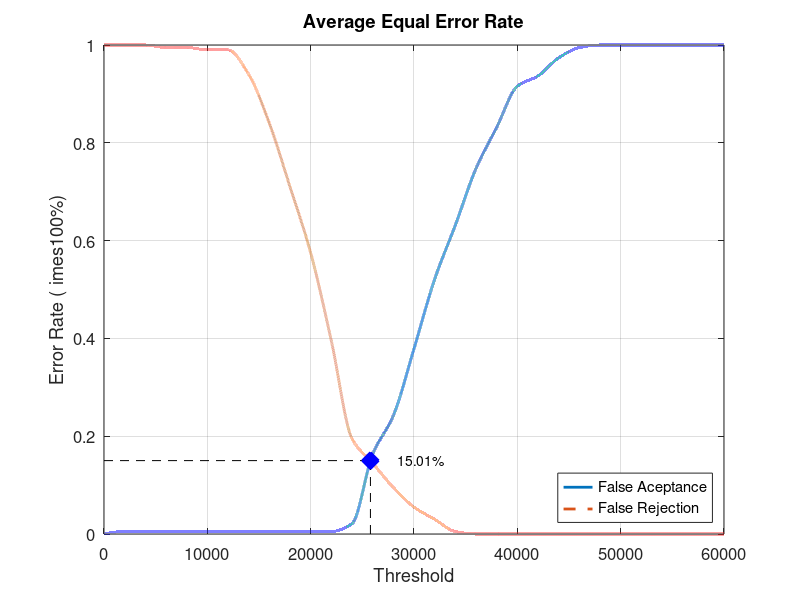
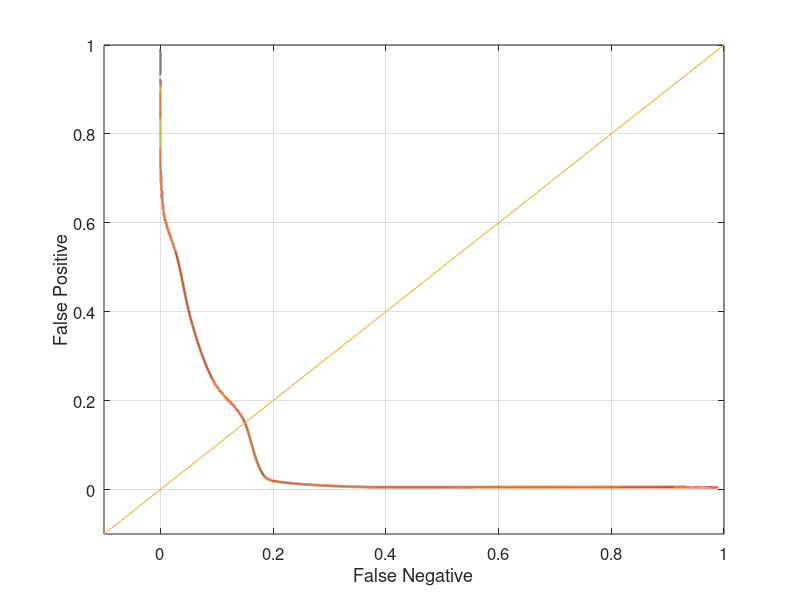

These charts were generated, in order, by the following MATLAB code:
close all;
clear;
clc;
x = 0:2000:60000;
xq = 0:0.5:60000;

y0 = [0 0.00526316 0.00526316 0.00526316 0.00526316 0.00526316 0.00526316 0.00526316 0.00526316 0.00526316 0.00526316 0.00526316 0.0210526 0.163158 0.242105 0.378947 0.521053 0.631579 0.747368 0.831579 0.915789 0.936842 0.973684 0.994737 1 1 1 1 1 1 1]
yy0 = interp1(x, y0, xq, 'pchip');
y1 = [1 1 1 0.995 0.995 0.99 0.99 0.94 0.84 0.71 0.575 0.395 0.195 0.145 0.095 0.055 0.03 0.005 0 0 0 0 0 0 0 0 0 0 0 0 0]
yy1 = interp1(x, y1, xq, 'pchip');

% Calculating EER: 
y2 = abs(y0 - y1);
find(y2 == min(y2))
yy2 = abs(yy0 - yy1);
xEER = find(yy2 == min(yy2));
xEERIndex = xq(xEER) % X-axis EER
yEER = yy0(xEER) % Y-axis EER

main = figure
plot(xq, yy0,'-','LineWidth', 2);	hold on
plot(xq, yy1,'--','LineWidth', 2);	hold on
plot([xEERIndex xEERIndex], [0 yEER], 'k--');	hold on
plot([0 xEERIndex], [yEER yEER], 'k--');	hold on
plot(xEERIndex, yEER, 'bx', 'LineWidth', 10);	hold on
text(xEERIndex + 10 * xEERIndex / 100, yEER, [num2str(round((10000 * yEER)) / 100) '%'])
legend('False Aceptance', 'False Rejection', 'Location', 'SouthEast')
xlabel('Threshold')
ylabel('Error Rate (	imes100%)')
title('Average Equal Error Rate')
set(gca, 'FontSize', 12)
axis([0 60000 0 1])
grid on

print(main, 'Database1_3Main', '-dpng');
FNRxFPR = figure('Color', [1 1 1]);
plot(yy1, yy0, '-', yy1, yy0, 'LineWidth', 2);
hold on
y = -0.1:0.1:1
plot(y, y); 
set(gca, 'FontSize', 12)
xlabel('False Negative')
ylabel('False Positive')
axis([-0.1 1 -0.1 1])
set(gca, 'FontSize', 12)
grid on

print(FNRxFPR, 'Database1_3FNRxFPR','-dpng');
